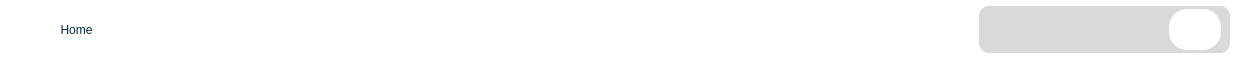
  <widget class="QFrame" name="frame_3">
   <property name="geometry">
    <rect>
     <x>170</x>
     <y>5</y>
     <width>1241</width>
     <height>61</height>
    </rect>
   </property>
   <property name="styleSheet">
    <string notr="true">QFrame{
	border-radius: 10px;
	background-color: rgb(255, 255, 255);
}</string>
   </property>
   <property name="frameShape">
    <enum>QFrame::StyledPanel</enum>
   </property>
   <property name="frameShadow">
    <enum>QFrame::Raised</enum>
   </property>
   <widget class="QPushButton" name="btnHome">
    <property name="geometry">
     <rect>
      <x>30</x>
      <y>16</y>
      <width>93</width>
      <height>28</height>
     </rect>
    </property>
    <property name="styleSheet">
     <string notr="true">QPushButton{
	background-image: url(:/icones/bxs_dashboard.png);
	background-repeat: none;
	background-position: center;
	background-position: left;
	background-color: rgb(255, 255, 255);
	border: none;
	color: rgb(5, 37, 69);
	border-radius: 5px;  
}
QPushButton:hover{
	background-color: none;
	color: rgb(5, 37, 69);
}</string>
    </property>
    <property name="text">
     <string>Home</string>
    </property>
   </widget>
   <widget class="QLabel" name="label_26">
    <property name="geometry">
     <rect>
      <x>510</x>
      <y>-24</y>
      <width>181</width>
      <height>111</height>
     </rect>
    </property>
    <property name="styleSheet">
     <string notr="true">image: url(:/icones/scanawe2a.png);</string>
    </property>
    <property name="text">
     <string/>
    </property>
   </widget>
   <widget class="QFrame" name="frame_11">
    <property name="geometry">
     <rect>
      <x>979</x>
      <y>6</y>
      <width>251</width>
      <height>47</height>
     </rect>
    </property>
    <property name="styleSheet">
     <string notr="true">background-color: rgb(217, 217, 217);</string>
    </property>
    <property name="frameShape">
     <enum>QFrame::StyledPanel</enum>
    </property>
    <property name="frameShadow">
     <enum>QFrame::Raised</enum>
    </property>
    <widget class="QFrame" name="frame_12">
     <property name="geometry">
      <rect>
       <x>190</x>
       <y>3</y>
       <width>52</width>
       <height>41</height>
      </rect>
     </property>
     <property name="styleSheet">
      <string notr="true">background-color: rgb(255, 255, 255);
background-image: url(:/icones/account_36.png);
background-repeat: none;
background-position: center;
border-radius: 18px;</string>
     </property>
     <property name="frameShape">
      <enum>QFrame::StyledPanel</enum>
     </property>
     <property name="frameShadow">
      <enum>QFrame::Raised</enum>
     </property>
    </widget>
    <widget class="QLabel" name="NomeUsuario">
     <property name="geometry">
      <rect>
       <x>20</x>
       <y>7</y>
       <width>161</width>
       <height>31</height>
      </rect>
     </property>
     <property name="font">
      <font>
       <pointsize>11</pointsize>
       <weight>50</weight>
       <bold>false</bold>
      </font>
     </property>
     <property name="text">
      <string/>
     </property>
    </widget>
   </widget>
  </widget>
